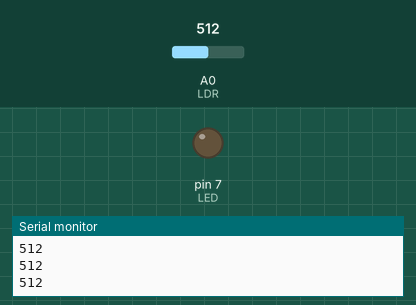
Recording of a sketch running on a simulated Arduino Uno, built with avr-gcc and run on an emulated ATmega328P. Shown: output pins drawn as LEDs (lit = HIGH), the last lines printed to the serial monitor. Inputs (shaded band) come from the test bench; at power-on: A0 (LDR) = 512.

Above: at 1.2 s.
1.3 s: A0 (LDR) set to 11
2.8 s: A0 (LDR) set to 8
At 3.5 s:
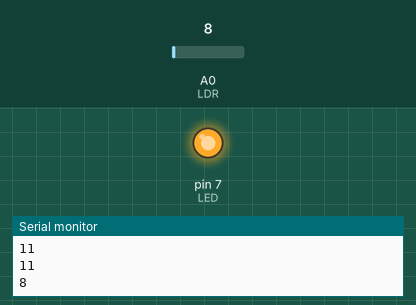
Timing chart, 0 to 5.8 s (numbered marks = the images above; inputs shaded):
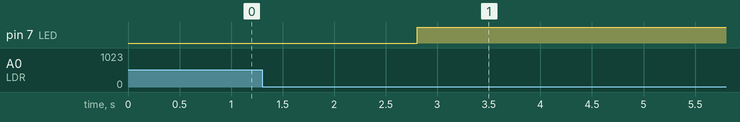

Measured:
- the behaviour switches between 10 and 9 on A0 (LDR) (found by bisection; images 0 and 1)
- after the input at 2.8 s, pin 7 (LED): LOW → HIGH at once

The sketch:

LDR.ino
```cpp
#define LED 7 //LED light
#define LDR A0 //LDR Sensor
bool checkValue = true;
int sensorValue = 0; // variable to store the value coming from the sensor

void setup() {
  pinMode(LED,OUTPUT);
  pinMode(LDR,INPUT);
  Serial.begin(9600); //sets serial port for communication
  }

void loop() {
  sensorValue = analogRead(LDR); // read the value from the sensor
  Serial.println(sensorValue); //prints the values coming from the sensor on the screen
  if(checkValue)
  {
    if(sensorValue < 10)//in dark mode
    {
      digitalWrite(LED, HIGH);
      delay(21600000);
      digitalWrite(LED, LOW);
      delay(1000);
      checkValue = false;

    }
  }
  if(sensorValue >= 10)//in light mode
    {
      checkValue = true;
    }
}
```
